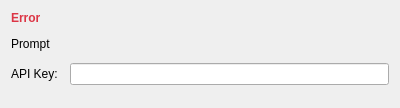
<?xml version="1.0" encoding="UTF-8"?>
<ui version="4.0">
 <class>ApiKeyDialog</class>
 <widget class="QDialog" name="ApiKeyDialog">
  <property name="minimumSize">
   <size>
    <width>400</width>
    <height>0</height>
   </size>
  </property>
  <property name="modal">
   <bool>true</bool>
  </property>
  <layout class="QVBoxLayout" name="mainLayout">
   <property name="spacing"><number>12</number></property>
   <!-- Error message -->
   <item>
    <widget class="QLabel" name="lblError">
     <property name="text"><string>Error</string></property>
     <property name="wordWrap"><bool>true</bool></property>
     <property name="styleSheet"><string>color: #dc3545; font-weight: bold;</string></property>
    </widget>
   </item>
   <!-- Prompt -->
   <item>
    <widget class="QLabel" name="lblPrompt">
     <property name="text"><string>Prompt</string></property>
     <property name="wordWrap"><bool>true</bool></property>
    </widget>
   </item>
   <!-- Form layout with key input -->
   <item>
    <layout class="QFormLayout" name="formLayout">
     <item row="0" column="0">
      <widget class="QLabel" name="lblKeyLabel">
       <property name="text"><string>API Key:</string></property>
      </widget>
     </item>
     <item row="0" column="1">
      <widget class="QLineEdit" name="editApiKey">
       <property name="echoMode"><enum>QLineEdit::Password</enum></property>
      </widget>
     </item>
    </layout>
   </item>
   <!-- Button box -->
   <item>
    <widget class="QDialogButtonBox" name="buttonBox"/>
   </item>
  </layout>
 </widget>
 <resources/>
 <connections/>
</ui>
